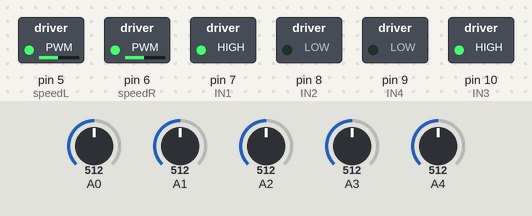
Recording of a sketch running on a simulated Arduino Uno, built with avr-gcc and run on an emulated ATmega328P. On the bench: switched loads named in the sketch (green lamp = pin HIGH). The inputs (shaded band) are chosen by the test bench; at power-on: A0 = 512, A1 = 512, A2 = 512, A3 = 512, A4 = 512.

Above: at 1.2 s.
1.3 s: A0 set to 207
2.8 s: A0 set to 183
At 3.6 s:
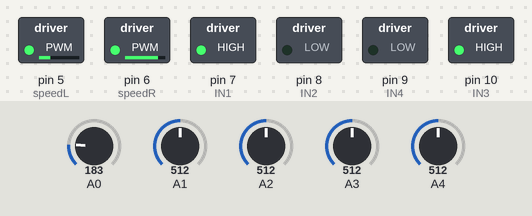
4.3 s: A1 set to 716
At 5.5 s:
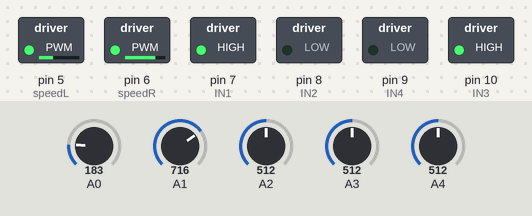
5.8 s: A2 set to 716
At 6.5 s:
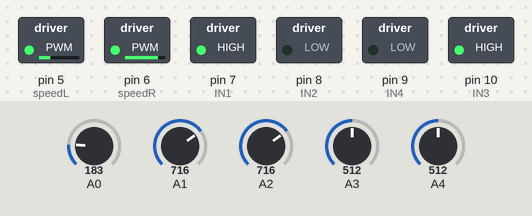
7.3 s: A3 set to 306
At 8.5 s:
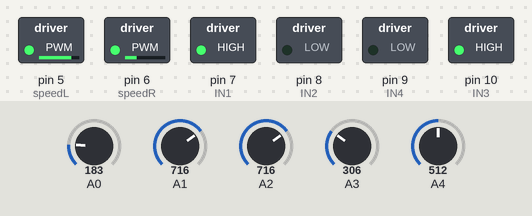
8.8 s: A4 set to 716
At 9.2 s:
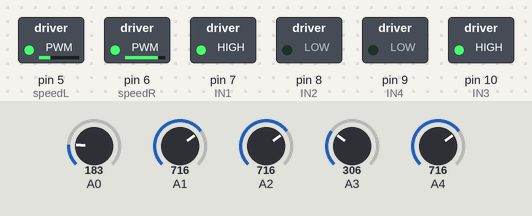
Timing chart, 0 to 11.3 s (numbered marks = the images above; inputs shaded):
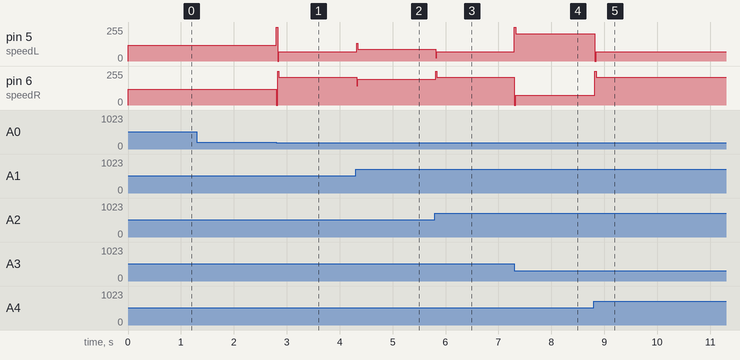

Measured:
- the behaviour switches between 200 and 199 on A0 (found by bisection; images 0 and 1)
- after the input at 1.3 s, every drawn part: stays the same
- after the input at 2.8 s, pin 5 (speedL): 120/255 → 71/255 at once; pin 6 (speedR): 120/255 → 209/255 at once
- after the input at 4.3 s, pin 5 (speedL): 71/255 → 88/255 at once; pin 6 (speedR): 209/255 → 192/255 at once
- after the input at 5.8 s, pin 5 (speedL): 88/255 → 71/255 at once; pin 6 (speedR): 192/255 → 209/255 at once
- after the input at 7.3 s, pin 5 (speedL): 71/255 → 206/255 at once; pin 6 (speedR): 209/255 → 74/255 at once
- after the input at 8.8 s, pin 5 (speedL): 206/255 → 71/255 at once; pin 6 (speedR): 74/255 → 209/255 at once

The sketch:

code.ino
```cpp
/*
 Sample Line Following Code for the Robojunkies LF-2 robot
*/

// Speed 100 , 150
// kp =0.055
// kd=0.2 --- 0.18  ---  0.15


// Speed 100 , 15
// kp =0.055
// kd=0.2 --- 0.18  ---  0.15

//Speed 120 - BATTERIES: 3.95 3.85
//kp =0.075 ---- 0.065
//kd = 0.3 --- 0.28   // 0.55

// speed = 140
// kp = 0.1
// kd = 0

///////////////////////// *********************************************** ////////////////////////////////
// Speed 180
// kp =0.073
// kd=0.18

// Speed 100 , 150
// kp =0.055
// kd= 0.18


// Speed 200
// kp =0.093
// kd=0.2


///////////////////////// **********************3 batteries 11.3v************************* ////////////////////////////////

// Speed 100
// kp =0.055
// kd= 0.18

// Speed 120
// kp = 0.075
// kd= 0.18

// Speed 150
// kp =0.13
// kd= 0.215

///////////////////////// **********************3 batteries 11.5v************************* ////////////////////////////////

// Speed 150
// kp =0.085
// kd= 0.18

// Speed 120
// kp = 0.075
// kd= 0.18


///////////////////////// **********************3 batteries 11.3v************************* ////////////////////////////////


// Speed 100
// kp =0.06
// kd= 0.18

// Speed 120
// kp = 0.085
// kd= 0.18

///////////////////////// **********************3 batteries 11.1v************************* ////////////////////////////////


// Speed 100
// kp =0.07
// kd= 0.18

///////////////////////// **********************3 batteries 11.8v************************* ////////////////////////////////


// Speed 100
// kp =0.055
// kd= 0.18


///////////////////////// ********************** SELKA ************************* ////////////////////////////////


// Speed 100
// kp =0.075
// kd= 0.18

// Speed 120
// kp =0.095
// kd= 0.18


//int lfspeed = 150;
//
//float Kp = 0.15;
//float Kd = 0.25;


///////////////////////// ********************** 2 Batteries ==> men el driver 7.8 ************************* ////////////////////////////////


// Speed 200
// kp = 0.11
// kd = 0.195

// Speed 180
// kp = 0.095
// kd = 0.18


// Speed 150
// kp = 0.065
// kd = 0.18

// Speed 220
// kp = 0.14
// kd = 0.195

///////////////////////// ********************** 3 Batteries ==> men el driver 11.78 ************************* ////////////////////////////////

//int lfspeed = 90;
//
//float Kp = 0.075;
//float Kd = 0.3;
///////////////////
//int lfspeed = 100;
//float Kp = 0.0585;
//float Kd = 0.185;


////////////////////////////
//int lfspeed = 80;
//float Kp = 0.0575;
//float Kd = 0.2;

//int lfspeed = 100;
//float Kp = 0.0593;
//float Kd = 0.22;
//lfspeed = 80; // in loop
//delay(25);


////////////////////////////////////////////////////////////integration with maazzeeedriver was 8.11 /////////////////////////////////////////////////////
//int lfspeed = 80;
//float Kp = 0.0575;
//float Kd = 0.2;
//tuen_speed = 80;


//int lfspeed = 100;
//float Kp = 0.059;
//float Kd = 0.2;
//tuen_speed = 90;

//int lfspeed = 120;
//tune_speed=110;
//float Kp = 0.0605;
//float Kd = 0.2;
//float Ki = 0;

//int lfspeed = 150;
//tune_speed = 130;
//float Kp = 0.0625;
//float Kd = 0.2;
//float Ki = 0;


////////////////////////////////////////////////////////////integration with maazzeeedriver was 4.01 4.01 4.1 /////////////////////////////////////////////////////
//int lfspeed = 100;
//float Kp = 0.059;
//float Kd = 0.2;
//tuen_speed = 90;


// tsleem day
//int lfspeed = 120, 180;
//float Kp = 0.067;
//float Kd = 0.2;
//int turn_speed = 100;

//int lfspeed = 150;
//float Kp = 0.082;
//float Kd = 0.2;


// mine

//int lfspeed = 120; // no delay with bluetooth bas tunning
//float Kp = 0.06;
//float Kd = 0.23;
//lfspeed = 100; // in loop

//int lfspeed = 140;  // no bluetooth
//float Kp = 0.064;
//float Kd = 0.23;
//delay(25);


#define speedL 5
#define IN1 7
#define IN2 8
#define IN3 10
#define IN4 9
#define speedR 6

//#define turning_speed 80

int P, D, previousError, PIDvalue, error;
int lsp, rsp;
int lfspeed = 140;
float Kp = 0.083;
float Kd = 0.23;
float Ki = 0;
char data;


void setup()
{
  DDRC &= ~(0x1F);
  previousError = 0;
  pinMode(speedL, OUTPUT);
  pinMode(IN1, OUTPUT);
  pinMode(IN2, OUTPUT);
  pinMode(IN3, OUTPUT);
  pinMode(IN4, OUTPUT);
  pinMode(speedR, OUTPUT);

  digitalWrite(IN1,HIGH);
  digitalWrite(IN2,LOW);
  digitalWrite(IN3,HIGH);
  digitalWrite(IN4,LOW);
  Serial.begin(9600);
}


void loop()
{
  linefollow();
}

void linefollow()
{

  int sensor1 = analogRead(A0);
  int sensor2 = analogRead(A1);
  int sensor3 = analogRead(A2);
  int sensor4 = analogRead(A3);
  int sensor5 = analogRead(A4);
  while(analogRead(A0) >= 200 && analogRead(A1) >= 200 && analogRead(A2) >= 200 && analogRead(A3) >= 200 && analogRead(A4) >= 200) {
    int turn_speed = 120;
    error = previousError;
    P = error;
    D = error - previousError;

    PIDvalue = (Kp * P) + (Kd * D);
    previousError = error;

    lsp = turn_speed + PIDvalue;
    rsp = turn_speed - PIDvalue;

    if (lsp > 255) lsp = 255;
    if (lsp < 0)   lsp = 0;
    if (rsp > 255) rsp = 255;
    if (rsp < 0)   rsp = 0;
    analogWrite(speedL, lsp);
    analogWrite(speedR, rsp);
  }
//    Serial.flush();
  // if (sensor1 >= 500 and sensor2 >= 500 and sensor3 >= 500 and sensor4 >= 500 and sensor5 >= 500) {
  // brake();
  // if (error < 0) {
  //  change_speed(turning_speed, turning_speed);
  //  setup_motors(0, 1);
  //  }
  // if (error > 0) {
  //  change_speed(turning_speed, turning_speed);
  //  setup_motors(1, 0);
  //   }
  // } else {

  error = (sensor1+sensor2) - (sensor5 + sensor4);
  if(error < 0){
    sensor3 *= -1;
  }
  error += sensor3;
  if(error > 900) {
    error = 900;
  }
//  else if(error<15&&error>-15){
//    if(Serial.available()){
//      data=Serial.read();
//      if(data == '1') lfspeed = 150;
//      else lfspeed = 120;
//    }
//  }

//  Serial.println(error);
  static int I = 0;
  I += error;
  P = error;
  D = error - previousError;


  PIDvalue = (Kp * P) + (Ki * I) + (Kd * D);
  previousError = error;

  lsp = lfspeed + PIDvalue;
  rsp = lfspeed - PIDvalue;

  if (lsp > 255) lsp = 255;
  if (lsp < 0)   lsp = 0;
  if (rsp > 255) rsp = 255;
  if (rsp < 0)   rsp = 0;
  analogWrite(speedL, lsp);
  analogWrite(speedR, rsp);
  delay(25);
}


//void brake() {
// digitalWrite(IN1, HIGH); // make left motor A brake
// digitalWrite(IN2, HIGH);
// digitalWrite(IN3, HIGH); // make right motor B brake
// digitalWrite(IN4, HIGH);
//}

//void setup_motors(int forward_a, int forward_b) {
// if (forward_a == 1) {
//  digitalWrite(IN1, LOW);
//  digitalWrite(IN2, HIGH);
// } else {
//  digitalWrite(IN1, LOW);
//  digitalWrite(IN2, LOW);
// }
// if (forward_b == 1) {
//  digitalWrite(IN3, HIGH);
//  digitalWrite(IN4, LOW);
// } else {
//  digitalWrite(IN3, LOW);
//  digitalWrite(IN4, LOW);
// }
//}

//void change_speed(int leftSpeed, int rightSpeed) {
// analogWrite(speedR, rightSpeed);
// analogWrite(speedL, leftSpeed);
//}
```
